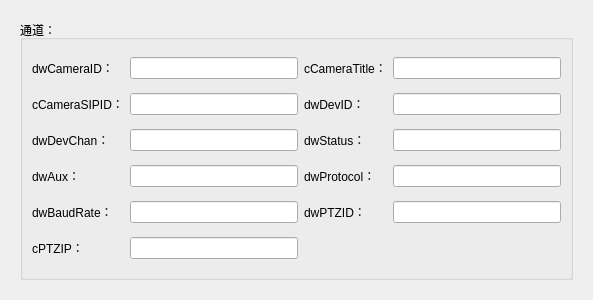
<?xml version="1.0" encoding="UTF-8"?>
<ui version="4.0">
 <class>cameraWidget</class>
 <widget class="QWidget" name="cameraWidget">
  <property name="geometry">
   <rect>
    <x>0</x>
    <y>0</y>
    <width>593</width>
    <height>300</height>
   </rect>
  </property>
  <property name="windowTitle">
   <string>Form</string>
  </property>
  <layout class="QHBoxLayout" name="horizontalLayout_2">
   <item>
    <widget class="QWidget" name="widget" native="true">
     <layout class="QHBoxLayout" name="horizontalLayout">
      <item>
       <widget class="QGroupBox" name="groupBox">
        <property name="title">
         <string>通道：</string>
        </property>
        <layout class="QGridLayout" name="gridLayout">
         <item row="0" column="0">
          <widget class="QLabel" name="label">
           <property name="text">
            <string>dwCameraID：</string>
           </property>
          </widget>
         </item>
         <item row="0" column="1">
          <widget class="QLineEdit" name="lineEdit_dwCameraID"/>
         </item>
         <item row="0" column="2">
          <widget class="QLabel" name="label_7">
           <property name="text">
            <string>cCameraTitle：</string>
           </property>
          </widget>
         </item>
         <item row="0" column="3">
          <widget class="QLineEdit" name="lineEdit_cCameraTitle"/>
         </item>
         <item row="1" column="0">
          <widget class="QLabel" name="label_2">
           <property name="text">
            <string>cCameraSIPID：</string>
           </property>
          </widget>
         </item>
         <item row="1" column="1">
          <widget class="QLineEdit" name="lineEdit_cCameraSIPID"/>
         </item>
         <item row="1" column="2">
          <widget class="QLabel" name="label_8">
           <property name="text">
            <string>dwDevID：</string>
           </property>
          </widget>
         </item>
         <item row="1" column="3">
          <widget class="QLineEdit" name="lineEdit_dwDevID"/>
         </item>
         <item row="2" column="0">
          <widget class="QLabel" name="label_3">
           <property name="text">
            <string>dwDevChan：</string>
           </property>
          </widget>
         </item>
         <item row="2" column="1">
          <widget class="QLineEdit" name="lineEdit_dwDevChan"/>
         </item>
         <item row="2" column="2">
          <widget class="QLabel" name="label_9">
           <property name="text">
            <string>dwStatus：</string>
           </property>
          </widget>
         </item>
         <item row="2" column="3">
          <widget class="QLineEdit" name="lineEdit_dwStatus"/>
         </item>
         <item row="3" column="0">
          <widget class="QLabel" name="label_4">
           <property name="text">
            <string>dwAux：</string>
           </property>
          </widget>
         </item>
         <item row="3" column="1">
          <widget class="QLineEdit" name="lineEdit_dwAux"/>
         </item>
         <item row="3" column="2">
          <widget class="QLabel" name="label_10">
           <property name="text">
            <string>dwProtocol：</string>
           </property>
          </widget>
         </item>
         <item row="3" column="3">
          <widget class="QLineEdit" name="lineEdit_dwProtocol"/>
         </item>
         <item row="4" column="0">
          <widget class="QLabel" name="label_5">
           <property name="text">
            <string>dwBaudRate：</string>
           </property>
          </widget>
         </item>
         <item row="4" column="1">
          <widget class="QLineEdit" name="lineEdit_dwBaudRate"/>
         </item>
         <item row="4" column="2">
          <widget class="QLabel" name="label_11">
           <property name="text">
            <string>dwPTZID：</string>
           </property>
          </widget>
         </item>
         <item row="4" column="3">
          <widget class="QLineEdit" name="lineEdit_dwPTZID"/>
         </item>
         <item row="5" column="0">
          <widget class="QLabel" name="label_6">
           <property name="text">
            <string>cPTZIP：</string>
           </property>
          </widget>
         </item>
         <item row="5" column="1">
          <widget class="QLineEdit" name="lineEdit_cPTZIP"/>
         </item>
        </layout>
       </widget>
      </item>
     </layout>
    </widget>
   </item>
  </layout>
 </widget>
 <resources/>
 <connections/>
</ui>
